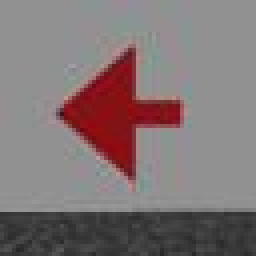
#> input picture Img_Test/67_67_0.jpeg, 64 x 64 px, found by its file name (shown 4 times larger)
$ python generate_relay_memory.py
#> lines starting #> are read from the running program, lines starting #| are printed output that depends on the picture
from PIL import Image
from collections import deque
import cv2
import os
import json
import numpy as np
from datetime import date
from datetime import datetime

REPLAY_MEMORY_SIZE = 384

class NpEncoder(json.JSONEncoder):
    def default(self, obj):
        if isinstance(obj, np.integer):
            return int(obj)
        if isinstance(obj, np.floating):
            return float(obj)
        if isinstance(obj, np.ndarray):
            return obj.tolist()
        return json.JSONEncoder.default(self, obj)

class Replay_Memory():
    def __init__(self):
        currDir=os.path.dirname(os.path.abspath("__file__"))
        [currDir,er] = currDir.split('Primer-piloto-CoppeliaSim')
        ModelPath = currDir + "Capturas_e_Imagenes/"
        self.ModelPath = ModelPath.replace("\\","/")

        self.replay_memory = deque(maxlen=REPLAY_MEMORY_SIZE)

        for i in range(4):
            self.load_large_route()
            self.load_short_route()


    def read_image(self, image_name):
#> called with image_name = '67_67_0.jpeg'
        return np.array(Image.open(self.ModelPath + '/' + image_name).convert('RGB'))
#> returned value is the input picture: shape (64, 64, 3); mean R, G, B 129.1, 116.9, 117.7

    def glob_custom(self, path, imgtype):
        temp_list = glob.glob(path+imgtype)
        return list(map(lambda x: x.replace("\\","/"), temp_list))

    def save_replay_memory(self):
        json_object = json.dumps(list(self.replay_memory), cls = NpEncoder)
        with open('replay_memory_pre_train' + str(date.today()) + '.json', 'w') as f:
            f.write(json_object)

    def load_large_route(self):
        self.replay_memory.append((self.read_image('67_67_0.jpeg'), 0, 0.7, self.read_image('67_67_90.jpeg'), False))
#> call 2 of read_image, with image_name = '67_67_90.jpeg'
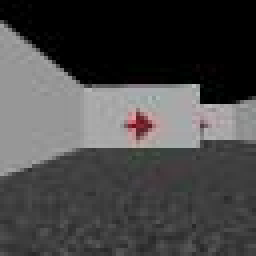
#> input picture Capturas_e_Imagenes/Test1/67_67_90.jpeg, 64 x 64 px, found by its file name (shown 4 times larger)
#> in read_image, returned value is the input picture: shape (64, 64, 3); mean R, G, B 70.8, 69.9, 69.9
        self.replay_memory.append((self.read_image('67_67_90.jpeg'), 2, 0.73, self.read_image('67_52_90.jpeg'), False))
#> call 4 of read_image, with image_name = '67_52_90.jpeg'
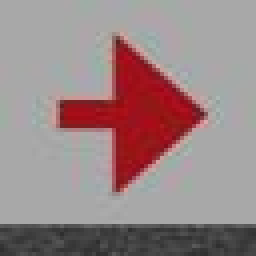
#> input picture Img_Test/67_52_90.jpeg, 64 x 64 px, found by its file name (shown 4 times larger)
#> in read_image, returned value is the input picture: shape (64, 64, 3); mean R, G, B 153.6, 134.1, 134.9
        self.replay_memory.append((self.read_image('67_52_90.jpeg'), 1, 0.73, self.read_image('67_52_0.jpeg'), False))
        self.replay_memory.append((self.read_image('67_52_0.jpeg'), 2, 0.76, self.read_image('52_52_0.jpeg'), False))
        self.replay_memory.append((self.read_image('52_52_0.jpeg'), 1, 0.76, self.read_image('52_52_270.jpeg'), False))
        self.replay_memory.append((self.read_image('52_52_270.jpeg'), 2, 0.79, self.read_image('52_67_270.jpeg'), False))
        self.replay_memory.append((self.read_image('52_67_270.jpeg'), 0, 0.79, self.read_image('52_67_0.jpeg'), False))
        self.replay_memory.append((self.read_image('52_67_0.jpeg'), 2, 0.82, self.read_image('38_67_0.jpeg'), False))
        self.replay_memory.append((self.read_image('38_67_0.jpeg'), 2, 0.85, self.read_image('24_67_0.jpeg'), False))
        self.replay_memory.append((self.read_image('24_67_0.jpeg'), 0, 0.85, self.read_image('24_67_90.jpeg'), False))
        self.replay_memory.append((self.read_image('24_67_90.jpeg'), 2, 0.88, self.read_image('24_52_90.jpeg'), False))
        self.replay_memory.append((self.read_image('24_52_90.jpeg'), 2, 0.91, self.read_image('24_38_90.jpeg'), False))
        self.replay_memory.append((self.read_image('24_38_90.jpeg'), 0, 0.91, self.read_image('24_38_180.jpeg'), False))
        self.replay_memory.append((self.read_image('24_38_180.jpeg'), 2, 0.94, self.read_image('38_38_180.jpeg'), False))
        self.replay_memory.append((self.read_image('38_38_180.jpeg'), 1, 0.94, self.read_image('38_38_90.jpeg'), False))
        self.replay_memory.append((self.read_image('38_38_90.jpeg'), 2, 0.97, self.read_image('38_24_90.jpeg'), False))
        self.replay_memory.append((self.read_image('38_24_90.jpeg'), 1, 0.97, self.read_image('38_24_0.jpeg'), False))
        self.replay_memory.append((self.read_image('38_24_0.jpeg'), 2, 1, self.read_image('24_24_0.jpeg'), True))

    def load_short_route(self):
        self.replay_memory.append((self.read_image('67_67_0.jpeg'), 0, 0.7,      self.read_image('67_67_90.jpeg' ), False))
        self.replay_memory.append((self.read_image('67_67_90.jpeg'), 2, 0.73,    self.read_image('67_52_90.jpeg' ), False))
        self.replay_memory.append((self.read_image('67_52_90.jpeg'), 1, 0.73,    self.read_image('67_52_0.jpeg'  ), False))
        self.replay_memory.append((self.read_image('67_52_0.jpeg'), 2, 0.76,     self.read_image('52_52_0.jpeg'  ), False))
        self.replay_memory.append((self.read_image('52_52_0.jpeg'), 0, 0.76,     self.read_image('52_52_90.jpeg' ), False))
        self.replay_memory.append((self.read_image('52_52_90.jpeg'), 2, 0.79,    self.read_image('52_38_90.jpeg' ), False))
        self.replay_memory.append((self.read_image('52_38_90.jpeg'), 0, 0.79,    self.read_image('52_38_180.jpeg'), False))
        self.replay_memory.append((self.read_image('52_38_180.jpeg'), 2, 0.82,   self.read_image('67_38_180.jpeg'), False))
        self.replay_memory.append((self.read_image('67_38_180.jpeg'), 1, 0.82,   self.read_image('67_38_90.jpeg' ), False))
        self.replay_memory.append((self.read_image('67_38_90.jpeg'), 2, 0.85,    self.read_image('67_24_90.jpeg' ), False))
        self.replay_memory.append((self.read_image('67_24_90.jpeg'), 1, 0.85,    self.read_image('67_24_0.jpeg'  ), False))
        self.replay_memory.append((self.read_image('67_24_0.jpeg'), 2, 0.88,     self.read_image('52_24_0.jpeg'  ), False))
        self.replay_memory.append((self.read_image('52_24_0.jpeg'), 2, 0.97,     self.read_image('38_24_0.jpeg'  ), False))
        self.replay_memory.append((self.read_image('38_24_0.jpeg'), 2, 1,        self.read_image('24_24_0.jpeg'  ), True))

#> (the run stopped early here; a loop or call above may not have finished)
